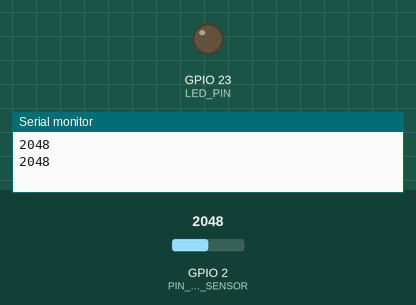
This sketch was run on a simulated ESP32. Parts: output pins drawn as LEDs (lit = HIGH), the last lines printed to the serial monitor. The inputs (shaded band) are chosen by the test bench; at power-on: GPIO 2 (PIN_LIGHT_SENSOR) = 2048.

Above: at 1.8 s.
1.9 s: GPIO 2 (PIN_LIGHT_SENSOR) set to 637
3.4 s: GPIO 2 (PIN_LIGHT_SENSOR) set to 546
At 5.1 s:
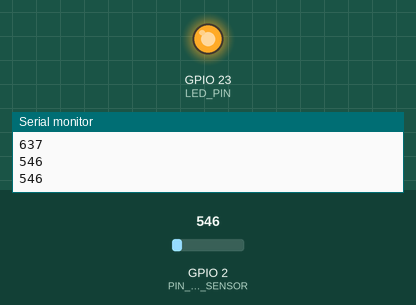
5.5 s: GPIO 2 (PIN_LIGHT_SENSOR) set to 640
At 6.6 s:
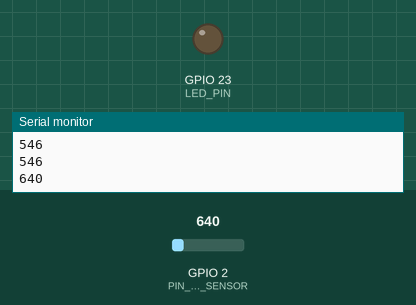
7.5 s: GPIO 2 (PIN_LIGHT_SENSOR) set to 560
At 9.3 s:
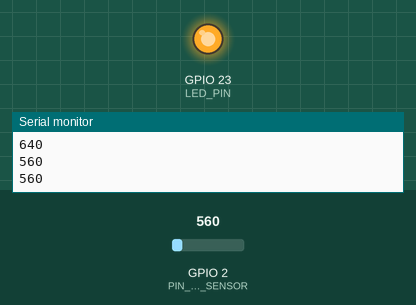
Timing chart, 0 to 10.5 s (numbered marks = the images above; inputs shaded):
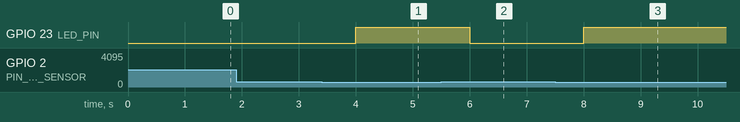

Measured:
- the behaviour switches between 600 and 599 on GPIO 2 (PIN_LIGHT_SENSOR) (found by bisection; images 0 and 1)
- after the input at 3.4 s, GPIO 23 (LED_PIN): LOW → HIGH after 0.60 s
- after the input at 5.5 s, GPIO 23 (LED_PIN): HIGH → LOW after 0.50 s
- after the input at 7.5 s, GPIO 23 (LED_PIN): LOW → HIGH after 0.50 s

The sketch:

light_sensor.ino
```cpp
#define PIN_LIGHT_SENSOR  2  // ESP32 pin GPIO2 (ADC2_2)
#define LED_PIN           23  // ESP32 pin GPIO23

void setup() {
  Serial.begin(9600);
  pinMode(LED_PIN, OUTPUT); //Setando como saida
  pinMode(PIN_LIGHT_SENSOR, INPUT); //Setando como entrada
}

void loop() {
  int analogValue = analogRead(PIN_LIGHT_SENSOR); // Leitura analogica
  if(analogValue < 600){
    digitalWrite(LED_PIN, HIGH);
  }else{
    digitalWrite(LED_PIN, LOW);
  }
  Serial.print(analogValue);
  Serial.print("\n");
  delay(1000);
}
```
